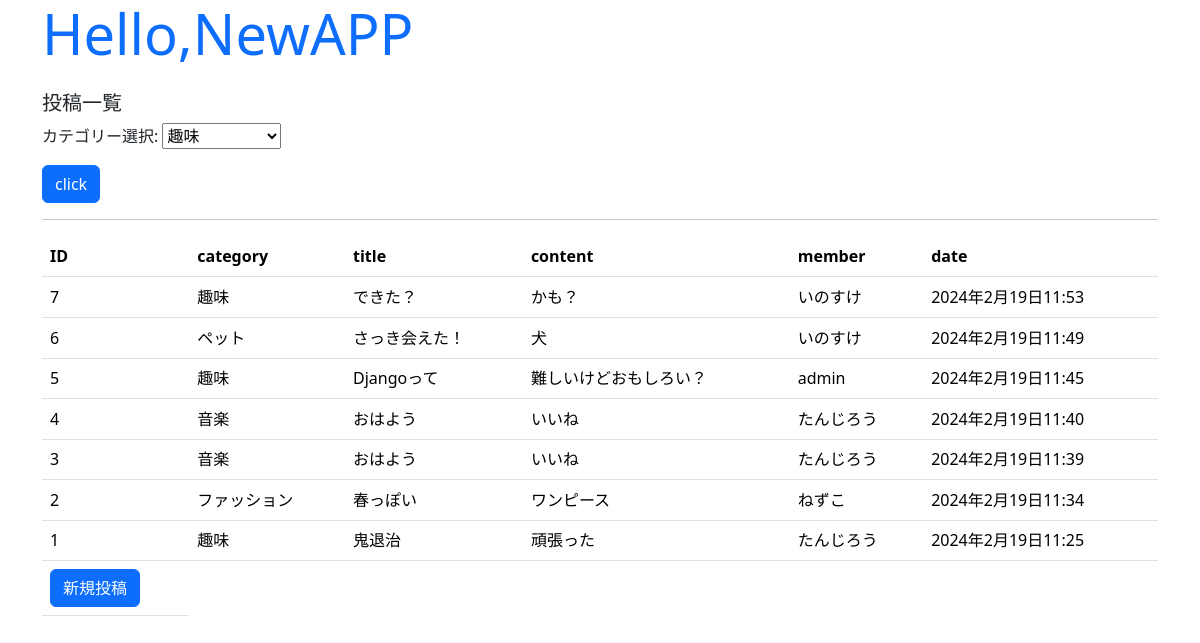
/newapp/, run on the app's committed database.
### new_app/models.py (models this page shows, shortened)
class Post(models.Model):
    members = models.ForeignKey(Members, on_delete=models.CASCADE)
    category = models.ForeignKey(Category,on_delete=models.CASCADE)
    title = models.CharField(max_length=100)
    content = models.CharField(max_length=300)
    pub_date = models.DateTimeField(auto_now_add=True)
    class Meta:
        ordering = ("-pub_date",)

class Category(models.Model):
    category = models.CharField(max_length=30)
    def __str__(self):
        return self.category

class Members(models.Model):
    username = models.CharField(max_length=100)
    phone = models.IntegerField(default=0)
    age = models.IntegerField(default=0)
    mail = models.EmailField(max_length=100)

### new_app/views.py (the view, shortened to what this page needs)
# urls.py: path('', views.index, name='index'),
def index(request):
    data = Post.objects.all()
    params = {
    'title': 'Hello,NewAPP',
    'message': '投稿一覧',
    'data': data,
    "form": SortForm(),
    }
    return render(request, 'new_app/index.html', params)

### new_app/forms.py
class SortForm(forms.Form):
    data = [
        ("趣味","趣味"),
        (2,"ペット"),
        (3,"ファッション"),
        (4,"音楽"),
        (5,"IT"),
    ]
    choice = forms.ChoiceField(label="カテゴリー選択",choices=data)

### new_app/templates/new_app/index.html (shortened to what this page needs)
{% load static %}
<!doctype html>
<html lang="ja">
<head>
  <link href="https://cdn.jsdelivr.net/npm/bootstrap/dist/css/bootstrap.css"
    rel="stylesheet">
</head>
<body>
    <body class="container">
        <h1 class="display-4 text-primary">{{title}}</h1>
        <p class="h5 mt-4">{{message|safe}}</p>
        <form action="{% url 'index' %}" method="post">
          {{ form.as_p }}
            <input type="submit" value="click"class="btn btn-primary">
        </form>
        <hr>
        <table class="table">
          <tr>
            <th>ID</th>
            <th>category</th>
            <th>title</th>
            <th>content</th>
            <th>member</th>
            <th>date</th>
          </tr>
        {% for item in data %}
          <tr>
            <td>{{item.id}}</td>
            <td>{{item.category}}</td>
            <td>{{item.title}}</td>
            <td>{{item.content}}</td>
            <td>{{item.members.username}}</td>
            <td>{{item.pub_date}}</td>
          <tr>
        {% endfor %}
        <td><a class="btn btn-primary" href="{% url 'post' %}" role="button">新規投稿</a></td>
        </table>
      </body>
</body>
</html>

### data on the page
Post: id "7", category "趣味", title "できた？", content "かも？", members.username "いのすけ", pub_date "2024年2月19日11:53"
Post: id "6", category "ペット", title "さっき会えた！", content "犬", members.username "いのすけ", pub_date "2024年2月19日11:49"
Post: id "5", category "趣味", title "Djangoって", content "難しいけどおもしろい？", members.username "admin", pub_date "2024年2月19日11:45"
Post: id "4", category "音楽", title "おはよう", content "いいね", members.username "たんじろう", pub_date "2024年2月19日11:40"
Post: id "3", category "音楽", title "おはよう", content "いいね", members.username "たんじろう", pub_date "2024年2月19日11:39"
Post: id "2", category "ファッション", title "春っぽい", content "ワンピース", members.username "ねずこ", pub_date "2024年2月19日11:34"
Post: id "1", category "趣味", title "鬼退治", content "頑張った", members.username "たんじろう", pub_date "2024年2月19日11:25"

### other printed values
{{ message|safe }} "投稿一覧"
